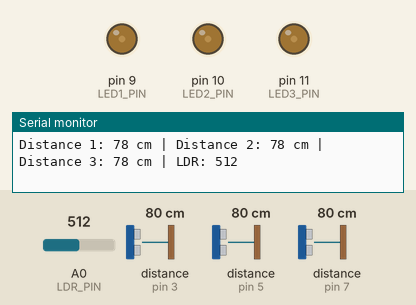
This sketch was run on a simulated Arduino Uno, built with avr-gcc and run on an emulated ATmega328P. Shown: output pins drawn as LEDs (lit = HIGH), the last lines printed to the serial monitor. Wiring (inferred from the names in the program): 3 × ultrasonic range finder: trigger pin 2, echo pin 3 / trigger pin 4, echo pin 5 / trigger pin 6, echo pin 7. Inputs (shaded band) come from the test bench; at power-on: A0 (LDR_PIN) = 512, distance to the obstacle (sensors on pin 3, pin 5, pin 7) 80 cm. The echo pulse lasts 58.3 µs per cm; pins used as bus, display or sensor lines are not drawn.

Above: at 1.2 s.
1.3 s: A0 (LDR_PIN) set to 787
2.8 s: A0 (LDR_PIN) set to 819
At 3.8 s:
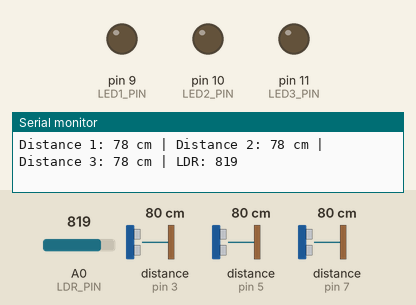
4.3 s: distance to the obstacle (sensor on pin 3) set to 2 cm
7.3 s: A0 (LDR_PIN) set to 790
At 8.5 s:
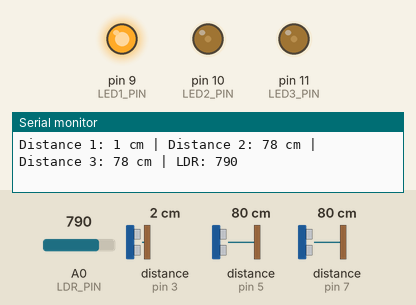
Timing chart, 0 to 9.8 s (numbered marks = the images above; inputs shaded):
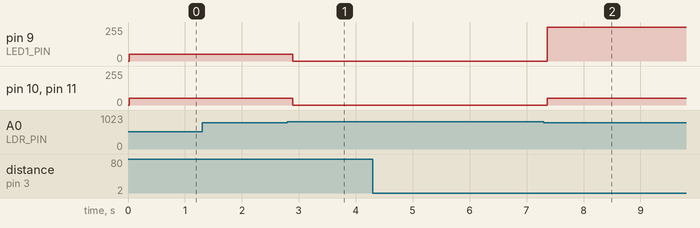

Measured:
- the behaviour switches between 800 and 801 on A0 (LDR_PIN) (found by bisection; images 0 and 1)
- after the input at 2.8 s, pin 9 (LED1_PIN), pin 10 (LED2_PIN), pin 11 (LED3_PIN): 51/255 → 0/255 after 0.09 s
- after the input at 7.3 s, pin 9 (LED1_PIN): 0/255 → 255/255 after 0.06 s; pin 10 (LED2_PIN), pin 11 (LED3_PIN): 0/255 → 51/255 after 0.06 s

The sketch:

smart_lighting.ino
```cpp
/*
 * Smart Street Lighting (standalone subsystem, ultrasonic variant)
 * Automatic Street & Traffic Light System with Over-Speed Detection
 *
 * Cleaned-up version of historical/04_smart_lighting_ultrasonic.ino.
 * Behavior is intended to match the original. Changes are limited to naming,
 * comments and grouping the repeated analogWrite calls into one helper.
 *
 * This sketch is a separate experiment: its pins overlap with the speed
 * detection sketch (pin 9), and ultrasonic sensors do not appear in the
 * project's Tinkercad schematic or component list. The integrated system
 * uses the IR sensors for vehicle detection instead.
 *
 * Hardware (as referenced in the source):
 *   - Arduino
 *   - 3x ultrasonic distance sensors with TRIG/ECHO pins
 *     (module model not named in the source)
 *   - LDR on A0
 *   - 3x LEDs on PWM pins 9, 10, 11
 */

// ---- Pins ----
#define TRIG1 2
#define ECHO1 3
#define TRIG2 4
#define ECHO2 5
#define TRIG3 6
#define ECHO3 7

#define LDR_PIN A0

const int LED1_PIN = 9;
const int LED2_PIN = 10;
const int LED3_PIN = 11;

// ---- Thresholds (from original code) ----
const int  LDR_BRIGHT_THRESHOLD = 800;   // ldrValue > 800 treated as daylight -> lights off
const int  DIM_LEVEL            = 51;    // ~20% of 255
const int  FULL_LEVEL           = 255;
const long DETECT_DISTANCE_CM   = 20;    // Object within 20 cm -> brighten that LED
const unsigned long HOLD_MS     = 5000;  // Keep the brightened LED on for 5 s

void setLeds(int l1, int l2, int l3) {
  analogWrite(LED1_PIN, l1);
  analogWrite(LED2_PIN, l2);
  analogWrite(LED3_PIN, l3);
}

// Trigger one ultrasonic reading and return distance in cm.
// distance = echo_time_us * 0.034 cm/us / 2 (round trip)
long readUltrasonic(int trigPin, int echoPin) {
  digitalWrite(trigPin, LOW);
  delayMicroseconds(2);
  digitalWrite(trigPin, HIGH);
  delayMicroseconds(10);
  digitalWrite(trigPin, LOW);

  long duration = pulseIn(echoPin, HIGH);   // blocking; default 1 s timeout
  long distance = duration * 0.034 / 2;
  return distance;
}

void setup() {
  Serial.begin(9600);

  pinMode(TRIG1, OUTPUT);
  pinMode(ECHO1, INPUT);
  pinMode(TRIG2, OUTPUT);
  pinMode(ECHO2, INPUT);
  pinMode(TRIG3, OUTPUT);
  pinMode(ECHO3, INPUT);

  pinMode(LED1_PIN, OUTPUT);
  pinMode(LED2_PIN, OUTPUT);
  pinMode(LED3_PIN, OUTPUT);
}

void loop() {
  long distance1 = readUltrasonic(TRIG1, ECHO1);
  long distance2 = readUltrasonic(TRIG2, ECHO2);
  long distance3 = readUltrasonic(TRIG3, ECHO3);

  int ldrValue = analogRead(LDR_PIN);

  Serial.print("Distance 1: ");
  Serial.print(distance1);
  Serial.print(" cm | Distance 2: ");
  Serial.print(distance2);
  Serial.print(" cm | Distance 3: ");
  Serial.print(distance3);
  Serial.print(" cm | LDR: ");
  Serial.println(ldrValue);

  // Daylight: all lights off, skip the rest of this loop iteration.
  // (Direction of the LDR reading depends on how the voltage divider is wired.)
  if (ldrValue > LDR_BRIGHT_THRESHOLD) {
    setLeds(0, 0, 0);
    return;
  }

  // Dark: brighten the LED next to the first sensor that sees an object.
  // Only one LED is brightened per pass (if / else if priority: 1, 2, 3).
  if (distance1 <= DETECT_DISTANCE_CM) {
    setLeds(FULL_LEVEL, DIM_LEVEL, DIM_LEVEL);
    delay(HOLD_MS);
  } else if (distance2 <= DETECT_DISTANCE_CM) {
    setLeds(DIM_LEVEL, FULL_LEVEL, DIM_LEVEL);
    delay(HOLD_MS);
  } else if (distance3 <= DETECT_DISTANCE_CM) {
    setLeds(DIM_LEVEL, DIM_LEVEL, FULL_LEVEL);
    delay(HOLD_MS);
  }

  // Return to the dim default level.
  setLeds(DIM_LEVEL, DIM_LEVEL, DIM_LEVEL);
  delay(200);
}
```
